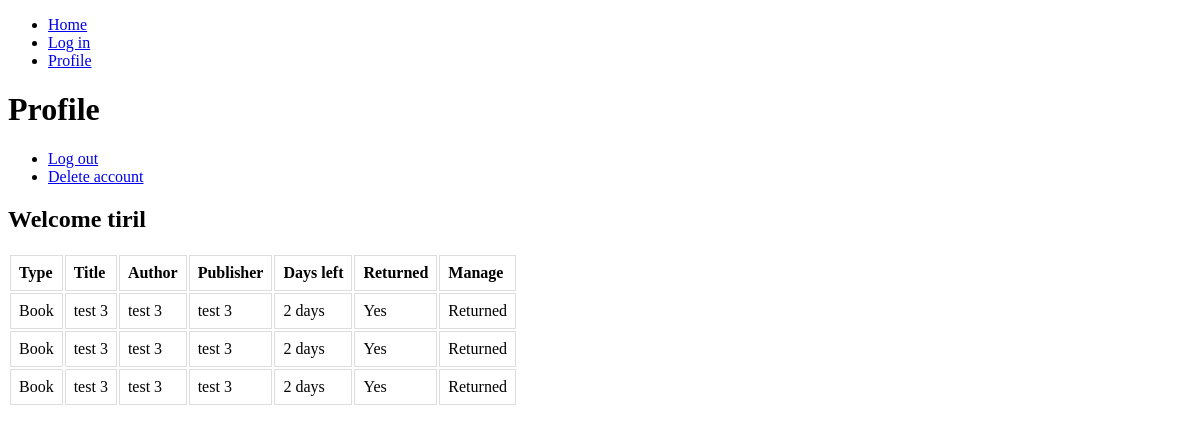
The page /user/profile/ (signed in) on the database as committed earlier.
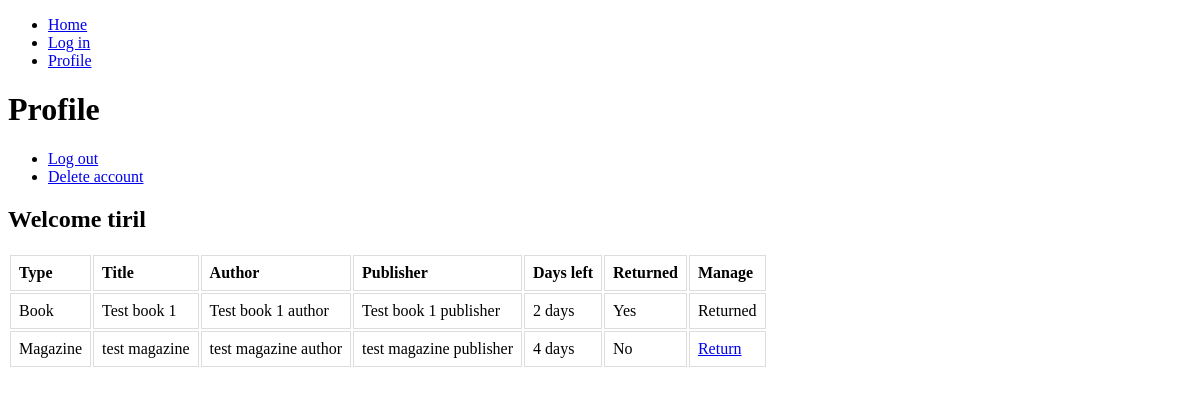
The same page on the database as committed later.
### library_app/models.py (models this page shows, shortened)
class BookLoan(models.Model):
    user = models.ForeignKey(User, on_delete=models.CASCADE)
    book = models.ForeignKey(Book, on_delete=models.CASCADE)
    loaned_timestamp = models.DateTimeField(auto_now_add=True)
    returned_timestamp = models.DateTimeField(null=True)
    def daysLeft(self):
        date_to_return = self.loaned_timestamp + \
        timedelta(days=loan_days_limit['book'])
        days_left = (date_to_return - self.loaned_timestamp).days
        return days_left

class Book(models.Model):
    title = models.CharField(max_length=200)
    author = models.CharField(max_length=200)
    publisher = models.CharField(max_length=200)
    is_available = models.BooleanField(default=True)

class MagazineLoan(models.Model):
    user = models.ForeignKey(User, on_delete=models.CASCADE)
    magazine = models.ForeignKey(Magazine, on_delete=models.CASCADE)
    loaned_timestamp = models.DateTimeField(auto_now_add=True)
    returned_timestamp = models.DateTimeField(null=True)
    def daysLeft(self):
        date_to_return = self.loaned_timestamp + \
        timedelta(days=loan_days_limit['magazine'])
        days_left = (date_to_return - self.loaned_timestamp).days
        return days_left

class Magazine(models.Model):
    title = models.CharField(max_length=200)
    author = models.CharField(max_length=200)
    publisher = models.CharField(max_length=200)
    is_available = models.BooleanField(default=True)

### user_app/views.py (the view)
# urls.py: path("profile/", views.profile, name="profile"),
@login_required
def profile(request):
    user = request.user
    bookloans = BookLoan.objects.filter(user=user)
    magazineloans = MagazineLoan.objects.filter(user=user)
    context = {"bookloans": bookloans, "magazineloans": magazineloans, "user": user}
    return render(request, "user_app/profile.html", context)

### templates/user_app/profile.html (shortened to what this page needs)
{% extends "base.html" %}
{% block content %}
<h1>Profile</h1>
<ul>
    <li><a href="{% url 'user_app:logout'%}">Log out</a></li>
    <li><a href="#">Delete account</a></li>
</ul>
<div>
    <h2>Welcome {{user.username}}</h2>
    <div>
    <table>
        <tr>
            <th>Type</th>
            <th>Title</th>
            <th>Author</th>
            <th>Publisher</th>
            <th>Days left</th>
            <th>Returned</th>
            <th>Manage</th>
        </tr>
            {% for bookloan in bookloans %}
                <tr>
                    <td>Book</td>
                    <td>{{bookloan.book.title}}</td>
                    <td>{{bookloan.book.author}}</td>
                    <td>{{bookloan.book.publisher}}</td>
                    <td>{{bookloan.daysLeft}} days</td>
                    <td>{% if bookloan.returned_timestamp is not None %} Yes {% else %} No {% endif %}</td>
                    <td>{% if bookloan.returned_timestamp is not None %} Returned {% else %}<a href="{% url "user_app:return_item" "book" bookloan.book.id%}">Return</a> {% endif %}</td>
                </tr>
            {% endfor %}
            {% for magazineloan in magazineloans %}
                <tr>
                    <td>Magazine</td>
                    <td>{{magazineloan.magazine.title}}</td>
                    <td>{{magazineloan.magazine.author}}</td>
                    <td>{{magazineloan.magazine.publisher}}</td>
                    <td>{{magazineloan.daysLeft}} days</td>
                    <td>{% if magazineloan.returned_timestamp is not None %} Yes {% else %} No {% endif %}</td>
                    <td>{% if magazineloan.returned_timestamp is not None %} Returned {% else %}<a href="{% url "user_app:return_item" "magazine" magazineloan.magazine.id%}">Return</a> {% endif %}</td>
                </tr>
            {% endfor %}
        </table>
    </div>
</div>
{% endblock content %}

Rows that differ between the two databases and show on the page:
removed BookLoan: book "test 3", book.author "test 3", book.publisher "test 3", daysLeft "2", shows "Yes", shows "Returned"
removed BookLoan: book "test 3", book.author "test 3", book.publisher "test 3", daysLeft "2", shows "Yes", shows "Returned"
removed BookLoan: book "test 3", book.author "test 3", book.publisher "test 3", daysLeft "2", shows "Yes", shows "Returned"
added BookLoan: book "Test book 1", book.author "Test book 1 author", book.publisher "Test book 1 publisher", daysLeft "2", shows "Yes", shows "Returned"
added MagazineLoan: magazine "test magazine", magazine.author "test magazine author", magazine.publisher "test magazine publisher", daysLeft "4", shows "No", shows "Return"
